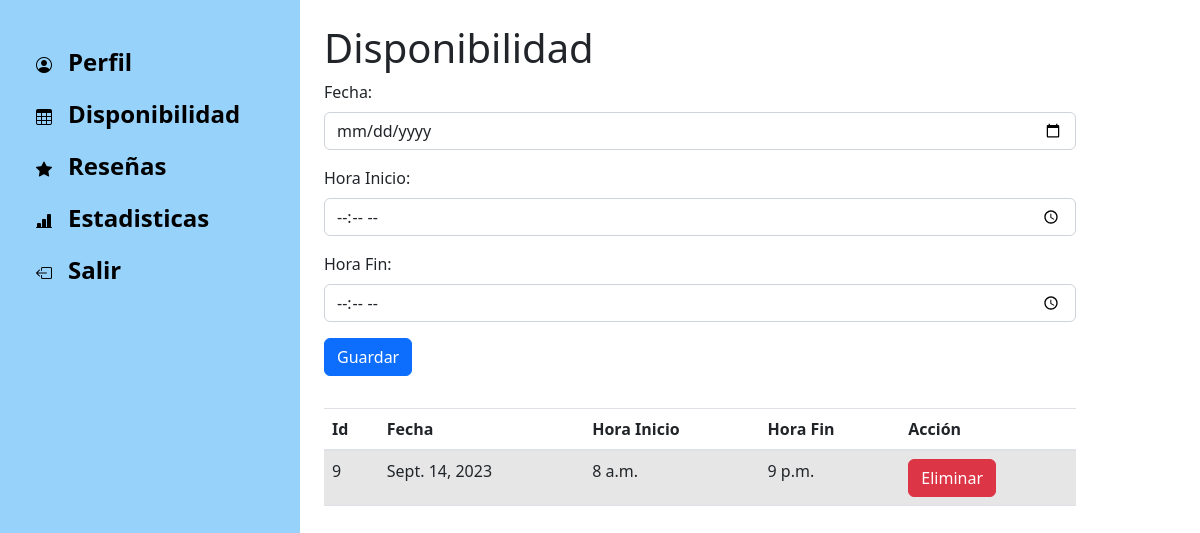
Page /freelancer/calendarioFreelancer/0 on the committed database.
### Aplicaciones/Freelancer/models.py (models this page shows)
class Schedule(models.Model):
    idschedule= models.AutoField(primary_key=True)
    idfreelancer = models.IntegerField(default=0)
    date = models.DateField()
    startime = models.TimeField ()
    endtime = models.TimeField ()
    state = models.BooleanField(default=True)

### Aplicaciones/Freelancer/views.py (the view)
# urls.py: path('calendarioFreelancer/<int:idfreelancer>', views.uploadschedule, name="uploadschedule"),
def uploadschedule(request, idfreelancer):
    if request.method == "POST":
        form = ScheduleForm(request.POST)
        if form.is_valid():
            form.save()
            messages.success(request, "El calendario fue guardado correctamente!!!")
    else:
        form = ScheduleForm()
    schedules = Schedule.objects.filter(idfreelancer__icontains=idfreelancer)
    return render(request, 'schedule.html', {'form': form,'schedules': schedules})

### Aplicaciones/Freelancer/forms.py
class ScheduleForm(forms.ModelForm):
    class Meta:
        model = Schedule
        fields = {'date','startime','endtime'}
        labels = {
            "date": ("Fecha"),
            "startime": ("Hora Inicio"),
            "endtime": ("Hora Fin")
        }
        widgets = {
            'date': forms.DateInput(
                attrs={'type': 'date', 'placeholder': 'yyyy-mm-dd (DOB)', 'class': 'form-control'}
            ),
            'startime':forms.TimeInput(
                attrs={'type': 'time', 'placeholder': 'H:M', 'class': 'form-control'}),
            'endtime':forms.TimeInput(
                attrs={'type': 'time', 'placeholder': 'H:M', 'class': 'form-control'}),
        }

### Aplicaciones/Freelancer/templates/schedule.html (shortened to what this page needs)
<!doctype html>
<html lang="en">
  <head>
    <link rel="stylesheet" href="https://stackpath.bootstrapcdn.com/bootstrap/4.5.0/css/bootstrap.min.css">
    <link href="https://cdn.jsdelivr.net/npm/bootstrap@5.2.3/dist/css/bootstrap.min.css" rel="stylesheet">
    <link rel="stylesheet" href="https://cdn.jsdelivr.net/npm/bootstrap-icons@1.11.0/font/bootstrap-icons.css">
  </head>
  <body>
    <div class="container-fluid">
      <div class="row flex-nowrap">
        <div class="col-auto col-md-4 col-lg-3 min-vh-100 d-flex flex-column justify-content-betweeen" style="background-color: #97D2FB">
          <div class="p-2" style="background-color: #97D2FB;">
            <ul class="nav nav-pills flex-column mt-4">
              <li class="nav-item py-2 py-sm-0">
                <a href="{% url 'profile' %}" class="nav-link text-black">
                  <i class="bi bi-person-circle"></i><span class="fs-4 ms-3 d-none d-sm-inline fw-bold">Perfil</span>
                </a>
              </li>
              <li class="nav-item py-2 py-sm-0">
                <a href="{% url 'uploadschedule' 0 %}" class="nav-link text-black">
                  <i class="bi bi-table"></i><span class="fs-4 ms-3 d-none d-sm-inline fw-bold">Disponibilidad</span>
                </a>
              </li>
              <li class="nav-item py-2 py-sm-0">
                <a href="#" class="nav-link text-black">
                  <i class="bi bi-star-fill"></i><span class="fs-4 ms-3 d-none d-sm-inline fw-bold">Reseñas</span>
                </a>
              </li>
              <li class="nav-item py-2 py-sm-0">
                <a href="{% url 'analitic'  %}" class="nav-link text-black">
                <i class="bi bi-bar-chart-line-fill"></i><span class="fs-4 ms-3 d-none d-sm-inline fw-bold">Estadisticas</span>
                </a>
            </li>
                <li class="nav-item py-2 py-sm-0">
                  <a href="{% url 'logout' %}" class="nav-link text-black">
                      <i class="bi bi-box-arrow-left"></i><span class="fs-4 ms-3 d-none d-sm-inline fw-bold">Salir</span>
                  </a>
                </li>
            </ul>
          </div>
        </div>
        <div class="col-md-10 col-lg-8 min-vh-100 d-flex flex-column">
          <br>
          <div class="content container">
            <h1>Disponibilidad</h1>
            <form action="" method="post">
                {{ form.as_p }}
                <button type="submit" value="Guardar" class="btn btn-primary mb-3">Guardar</button>
            </form>
        </div>
            <div class="container-fluid">
            <table class="table table-striped">
                <thead>
                  <tr>
                    <th scope="col">Id</th>
                    <th scope="col">Fecha</th>
                    <th scope="col">Hora Inicio</th>
                    <th scope="col">Hora Fin</th>
                    <th scope="col">Acción</th>
                  </tr>
                </thead>
                <tbody>
                {% for schedule in schedules %}
                  <tr>
                    <td>{{ schedule.idschedule }}</td>
                    <td>{{ schedule.date }}</td>
                    <td>{{ schedule.startime }}</td>
                    <td>{{ schedule.endtime }}</td>
                    <td><a type="submit" class="btn btn-danger" href="{{schedule.idschedule}}/delete">Eliminar</a></td>
                  </tr>
                </tbody>
                {% endfor %}
              </table>
              </div>
        </div>
      </div>
    </div>
  </body>
</html>

### rows in the picture
Schedule: idschedule "9", date "Sept. 14, 2023", startime "8 a.m.", endtime "9 p.m."
